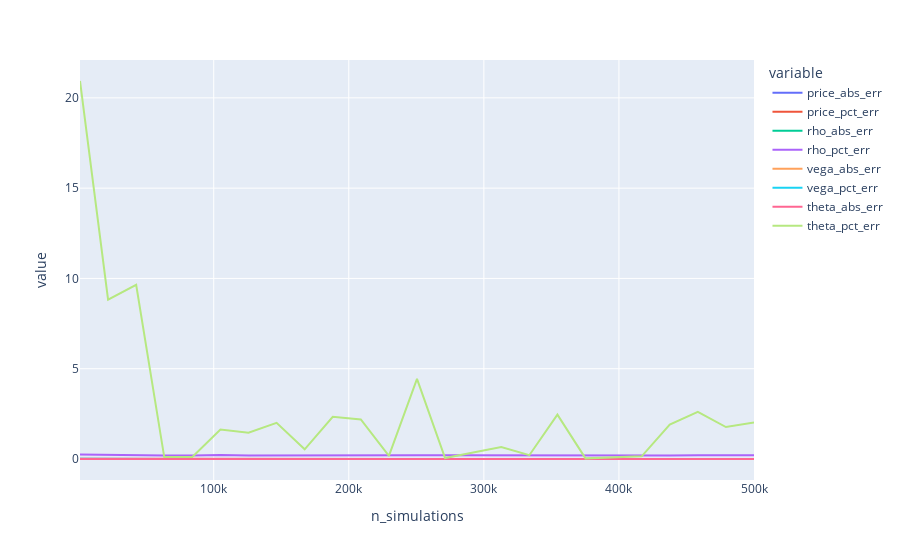

The cell this chart's notebook holds for it:
### Code cell
heston_errors_df.set_index("n_simulations").plot()

### Figure 1 — Plotly figure (JSON) as saved in the notebook; plotly's stock layout.template omitted (floating-point values rounded to 4 significant figures)
{"data": [{"hovertemplate": "variable=price_abs_err<br>n_simulations=%{x}<br>value=%{y}<extra></extra>", "legendgroup": "price_abs_err", "line": {"color": "#636efa", "dash": "solid"}, "marker": {"symbol": "circle"}, "mode": "lines", "name": "price_abs_err", "orientation": "v", "showlegend": true, "type": "scatter", "x": [1000, 21791, 42583, 63375, 84166, 104958, 125750, 146541, 167333, 188125, 208916, 229708, 250500, 271291, 292083, 312875, 333666, 354458, 375250, 396041, 416833, 437625, 458416, 479208, 500000], "xaxis": "x", "y": [0.000333, 0.0001582, 5.26e-05, 0.0001279, 2.248e-05, 4.662e-05, 3.852e-05, 4.002e-05, 3.865e-05, 4.518e-05, 1.744e-05, 1.48e-05, 5.15e-06, 2.421e-05, 1.574e-05, 4.906e-05, 1.903e-05, 5.666e-06, 2.682e-05, 6.673e-06, 1.457e-05, 8.71e-05, 5.861e-06, 1.952e-05, 2.446e-05], "yaxis": "y"}, {"hovertemplate": "variable=price_pct_err<br>n_simulations=%{x}<br>value=%{y}<extra></extra>", "legendgroup": "price_pct_err", "line": {"color": "#EF553B", "dash": "solid"}, "marker": {"symbol": "circle"}, "mode": "lines", "name": "price_pct_err", "orientation": "v", "showlegend": true, "type": "scatter", "x": [1000, 21791, 42583, 63375, 84166, 104958, 125750, 146541, 167333, 188125, 208916, 229708, 250500, 271291, 292083, 312875, 333666, 354458, 375250, 396041, 416833, 437625, 458416, 479208, 500000], "xaxis": "x", "y": [0.007634, 0.003627, 0.001206, 0.002932, 0.0005153, 0.001069, 0.0008829, 0.0009174, 0.0008859, 0.001036, 0.0003997, 0.0003393, 0.000118, 0.0005549, 0.0003607, 0.001125, 0.0004363, 0.0001299, 0.0006147, 0.000153, 0.0003339, 0.001997, 0.0001344, 0.0004475, 0.0005608], "yaxis": "y"}, {"hovertemplate": "variable=rho_abs_err<br>n_simulations=%{x}<br>value=%{y}<extra></extra>", "legendgroup": "rho_abs_err", "line": {"color": "#00cc96", "dash": "solid"}, "marker": {"symbol": "circle"}, "mode": "lines", "name": "rho_abs_err", "orientation": "v", "showlegend": true, "type": "scatter", "x": [1000, 21791, 42583, 63375, 84166, 104958, 125750, 146541, 167333, 188125, 208916, 229708, 250500, 271291, 292083, 312875, 333666, 354458, 375250, 396041, 416833, 437625, 458416, 479208, 500000], "xaxis": "x", "y": [0.0006247, 0.0005625, 0.0005061, 0.0004768, 0.0004947, 0.0005566, 0.0004985, 0.0005181, 0.000471, 0.000509, 0.0005328, 0.0005205, 0.0005347, 0.0005198, 0.0005064, 0.0004953, 0.0005206, 0.0005009, 0.0005009, 0.0005202, 0.0005166, 0.0004891, 0.0005145, 0.0004992, 0.0005151], "yaxis": "y"}, {"hovertemplate": "variable=rho_pct_err<br>n_simulations=%{x}<br>value=%{y}<extra></extra>", "legendgroup": "rho_pct_err", "line": {"color": "#ab63fa", "dash": "solid"}, "marker": {"symbol": "circle"}, "mode": "lines", "name": "rho_pct_err", "orientation": "v", "showlegend": true, "type": "scatter", "x": [1000, 21791, 42583, 63375, 84166, 104958, 125750, 146541, 167333, 188125, 208916, 229708, 250500, 271291, 292083, 312875, 333666, 354458, 375250, 396041, 416833, 437625, 458416, 479208, 500000], "xaxis": "x", "y": [0.2489, 0.2241, 0.2016, 0.19, 0.1971, 0.2218, 0.1986, 0.2064, 0.1877, 0.2028, 0.2123, 0.2074, 0.213, 0.2071, 0.2018, 0.1974, 0.2074, 0.1996, 0.1996, 0.2073, 0.2058, 0.1949, 0.205, 0.1989, 0.2052], "yaxis": "y"}, {"hovertemplate": "variable=vega_abs_err<br>n_simulations=%{x}<br>value=%{y}<extra></extra>", "legendgroup": "vega_abs_err", "line": {"color": "#FFA15A", "dash": "solid"}, "marker": {"symbol": "circle"}, "mode": "lines", "name": "vega_abs_err", "orientation": "v", "showlegend": true, "type": "scatter", "x": [1000, 21791, 42583, 63375, 84166, 104958, 125750, 146541, 167333, 188125, 208916, 229708, 250500, 271291, 292083, 312875, 333666, 354458, 375250, 396041, 416833, 437625, 458416, 479208, 500000], "xaxis": "x", "y": [0.006223, 0.0001572, 0.0007691, 0.002981, 0.001857, 0.001099, 0.001177, 0.001957, 0.002049, 0.001101, 0.001359, 0.001474, 0.001649, 0.002023, 0.001718, 0.00206, 0.001927, 0.001842, 0.00185, 0.001753, 0.001731, 0.002626, 0.001489, 0.001365, 0.001849], "yaxis": "y"}, {"hovertemplate": "variable=vega_pct_err<br>n_simulations=%{x}<br>value=%{y}<extra></extra>", "legendgroup": "vega_pct_err", "line": {"color": "#19d3f3", "dash": "solid"}, "marker": {"symbol": "circle"}, "mode": "lines", "name": "vega_pct_err", "orientation": "v", "showlegend": true, "type": "scatter", "x": [1000, 21791, 42583, 63375, 84166, 104958, 125750, 146541, 167333, 188125, 208916, 229708, 250500, 271291, 292083, 312875, 333666, 354458, 375250, 396041, 416833, 437625, 458416, 479208, 500000], "xaxis": "x", "y": [0.01319, 0.0003331, 0.00163, 0.006317, 0.003935, 0.002329, 0.002494, 0.004147, 0.004343, 0.002334, 0.002881, 0.003123, 0.003494, 0.004287, 0.003641, 0.004366, 0.004085, 0.003903, 0.00392, 0.003716, 0.003669, 0.005566, 0.003155, 0.002893, 0.003919], "yaxis": "y"}, {"hovertemplate": "variable=theta_abs_err<br>n_simulations=%{x}<br>value=%{y}<extra></extra>", "legendgroup": "theta_abs_err", "line": {"color": "#FF6692", "dash": "solid"}, "marker": {"symbol": "circle"}, "mode": "lines", "name": "theta_abs_err", "orientation": "v", "showlegend": true, "type": "scatter", "x": [1000, 21791, 42583, 63375, 84166, 104958, 125750, 146541, 167333, 188125, 208916, 229708, 250500, 271291, 292083, 312875, 333666, 354458, 375250, 396041, 416833, 437625, 458416, 479208, 500000], "xaxis": "x", "y": [0.0001251, 5.271e-05, 5.763e-05, 6.343e-07, 6.309e-07, 9.72e-06, 8.728e-06, 1.196e-05, 3.204e-06, 1.395e-05, 1.308e-05, 1.041e-06, 2.651e-05, 3.303e-07, 2.149e-06, 3.934e-06, 1.253e-06, 1.467e-05, 2.109e-07, 4.418e-07, 8.786e-07, 1.138e-05, 1.564e-05, 1.057e-05, 1.206e-05], "yaxis": "y"}, {"hovertemplate": "variable=theta_pct_err<br>n_simulations=%{x}<br>value=%{y}<extra></extra>", "legendgroup": "theta_pct_err", "line": {"color": "#B6E880", "dash": "solid"}, "marker": {"symbol": "circle"}, "mode": "lines", "name": "theta_pct_err", "orientation": "v", "showlegend": true, "type": "scatter", "x": [1000, 21791, 42583, 63375, 84166, 104958, 125750, 146541, 167333, 188125, 208916, 229708, 250500, 271291, 292083, 312875, 333666, 354458, 375250, 396041, 416833, 437625, 458416, 479208, 500000], "xaxis": "x", "y": [20.93, 8.819, 9.643, 0.1061, 0.1056, 1.626, 1.46, 2.001, 0.5362, 2.335, 2.189, 0.1743, 4.435, 0.05527, 0.3596, 0.6582, 0.2097, 2.455, 0.03529, 0.07392, 0.147, 1.905, 2.617, 1.768, 2.019], "yaxis": "y"}], "layout": {"legend": {"title": {"text": "variable"}, "tracegroupgap": 0}, "margin": {"t": 60}, "xaxis": {"anchor": "y", "domain": [0, 1], "title": {"text": "n_simulations"}}, "yaxis": {"anchor": "x", "domain": [0, 1], "title": {"text": "value"}}}}
